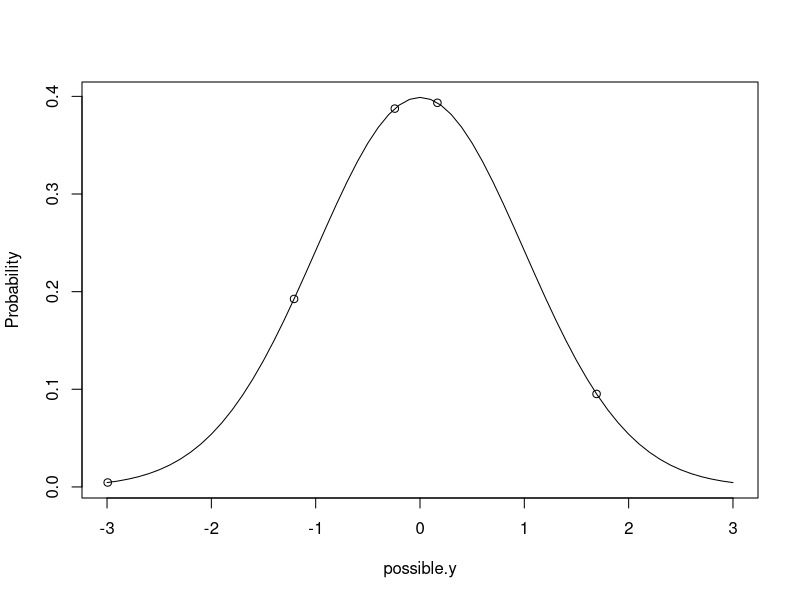
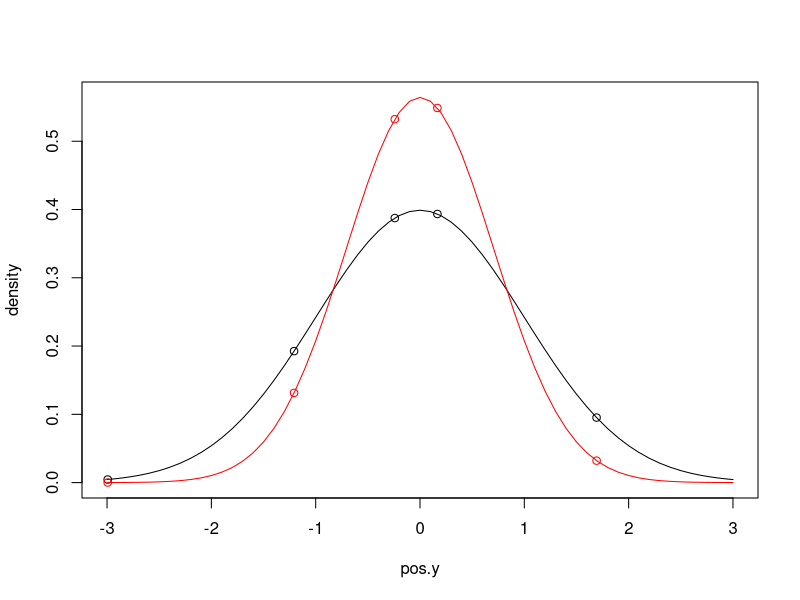

These figures' R source, in order: (Note: this script raises an error after producing the figures.)
## ---- chunk 1
Ndata<-data.frame(y=rnorm(5, mean=0, sd=sqrt(1)))
Ndata$y
## ---- chunk 2
possible.y<-seq(-3,3,0.1)                          # possible values of y
Probability<-dnorm(possible.y, mean=0, sd=sqrt(1))     # density of possible values 
plot(Probability~possible.y, type="l")
Probability.y<-dnorm(Ndata$y, mean=0, sd=sqrt(1)) # density of actual values
points(Probability.y~Ndata$y)
## ---- chunk 3
prod(dnorm(Ndata$y, mean=0, sd=sqrt(1)))
## ---- chunk 4
pos.y<-seq(-3,3,0.1)
plot(dnorm(pos.y, mean=0, sd=sqrt(1))~pos.y, type="l", ylim=c(0,max(dnorm(0, mean=0, sd=sqrt(0.5)))), ylab="density", xlab="pos.y")
points(Ndata$y, dnorm(Ndata$y, mean=0, sd=sqrt(1)))
lines(dnorm(pos.y, mean=0, sd=sqrt(0.5))~pos.y, type="l", col="red")
points(Ndata$y, dnorm(Ndata$y, mean=0, sd=sqrt(0.5)), col="red")
## ---- chunk 5
prod(dnorm(Ndata$y, mean=0, sd=sqrt(0.5)))
## ---- chunk 6
loglik<-function(par, y){sum(dnorm(y, par[1], sqrt(par[2]), log=TRUE))}
mu<-seq(-2,2,length=100)
sigma2<-seq(0.0001,5,length=100)
L<-matrix(0,100,100)
P<-L
for(i in 1:100){
for(j in 1:100){
L[i,j]<-loglik(c(mu[i], sigma2[j]), Ndata$y)
}}
## ---- chunk 7
loglik<-function(par, y){sum(dnorm(y, par[1], sqrt(par[2]), log=TRUE))}
MLest<-optim(c(mean=0,var=1), fn=loglik, y=Ndata$y, control = list(fnscale = -1,reltol=1e-16))$par
## ---- chunk 8
MLest
## ---- chunk 9
m1a.1<-glm(y~1, data=Ndata)
summary(m1a.1)
## ---- chunk 10
MLest["var"]*(5/4)
## ---- chunk 11
logprior<-function(par, priorR, priorB){
    dnorm(par[1], mean=priorB$mu, sd=sqrt(priorB$V), log=TRUE)+dgamma(1/par[2],shape=priorR$nu/2,scale=(priorR$nu*priorR$V)/2, log=TRUE)-2*log(par[2])    
}
## ---- chunk 12
prior<-list(R=list(V=1, nu=0.002), B=list(mu=0, V=1e+8))
## ---- chunk 13
loglikprior<-function(par, y, priorR, priorB){
loglik(par,y)+logprior(par,priorR,priorB)
}
## ---- chunk 14
P<-L
for(i in 1:100){
for(j in 1:100){
P[i,j]<-loglikprior(c(mu[i], sigma2[j]), Ndata$y, prior$R, prior$B)
}}
## ---- chunk 15
Best<-optim(c(mean=0,var=1), fn=loglikprior, y=Ndata$y, priorR=prior$R, priorB=prior$B, method="L-BFGS-B", lower=c(-1e+5, 1e-5), upper=c(1e+5,1e+5), control = list(fnscale = -1, factr=1e-16))$par
Best
## ---- chunk 16
m1a.2<-MCMCglmm(y~1, data=Ndata, prior=prior, thin=1, verbose=FALSE)
## ---- chunk 17
nb<-names(Best)
names(Best)<-NULL
## ---- chunk 18
exp(loglikprior(Best, Ndata$y, prior$R, prior$B)-loglikprior(c(0,1), Ndata$y, prior$R, prior$B))
## ---- chunk 19
names(Best)<-nb
## ---- chunk 20
prop.table(table(m1a.2$Sol>-2 & m1a.2$Sol<2 & m1a.2$VCV<5))
## ---- chunk 21
P.new<-L
mu.new<-seq(Best[1]-1, Best[1]+1, length=100)
sigma2.new<-seq(max(Best[2]-1,0.00001), Best[2]+1, length=100)
for(i in 1:100){
for(j in 1:100){
P.new[i,j]<-loglikprior(c(mu.new[i], sigma2.new[j]), Ndata$y, prior$R, prior$B)
}}
## ---- chunk 22
P.new2<-L
mu.new<-seq(Best[1]-1, Best[1]+1, length=100)
sigma2.new2<-seq(1, Best[2]+2, length=100)
for(i in 1:100){
for(j in 1:100){
P.new2[i,j]<-loglikprior(c(mu.new[i], sigma2.new2[j]), Ndata$y, prior$R, prior$B)
}}
## ---- chunk 23
autocorr(m1a.2$Sol)
autocorr(m1a.2$VCV)
## ---- chunk 24
plot(m1a.2$Sol)
## ---- chunk 25
plot(log(m1a.2$VCV))
## ---- chunk 26
prior.m1a.3<-list(R=list(V=1, nu=0))
m1a.3<-MCMCglmm(y~1, data=Ndata, thin=1, prior=prior.m1a.3, verbose=FALSE)
kda.3<-kde2d(m1a.3$Sol, log(m1a.3$VCV), lims=c(-2,2,log(0.1),log(5)), n=50)
kda.3$y<-exp(kda.3$y)
## ---- chunk 27
prior.m1a.4<-list(R=list(V=1e-16, nu=-2))
m1a.4<-MCMCglmm(y~1, data=Ndata, thin=1, prior=prior.m1a.4, verbose=FALSE)
kda.4<-kde2d(m1a.4$Sol, log(m1a.4$VCV), lims=c(-2,2,log(0.1),log(5)), n=50)
kda.4$y<-exp(kda.4$y)
## ---- chunk 28
hist(m1a.4$VCV[which(m1a.4$VCV<5)])
